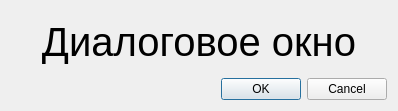
<?xml version="1.0" encoding="UTF-8"?>
<ui version="4.0">
 <class>Dialog</class>
 <widget class="QDialog" name="Dialog">
  <property name="geometry">
   <rect>
    <x>0</x>
    <y>0</y>
    <width>398</width>
    <height>111</height>
   </rect>
  </property>
  <property name="windowTitle">
   <string>Dialog</string>
  </property>
  <layout class="QGridLayout" name="gridLayout">
   <item row="0" column="0">
    <layout class="QVBoxLayout" name="verticalLayout">
     <item>
      <layout class="QHBoxLayout" name="horizontalLayout">
       <item>
        <widget class="QLabel" name="label">
         <property name="font">
          <font>
           <pointsize>30</pointsize>
          </font>
         </property>
         <property name="text">
          <string>Диалоговое окно</string>
         </property>
         <property name="alignment">
          <set>Qt::AlignCenter</set>
         </property>
        </widget>
       </item>
      </layout>
     </item>
     <item>
      <widget class="QDialogButtonBox" name="buttonBox">
       <property name="orientation">
        <enum>Qt::Horizontal</enum>
       </property>
       <property name="standardButtons">
        <set>QDialogButtonBox::Cancel|QDialogButtonBox::Ok</set>
       </property>
      </widget>
     </item>
    </layout>
   </item>
  </layout>
 </widget>
 <resources/>
 <connections>
  <connection>
   <sender>buttonBox</sender>
   <signal>accepted()</signal>
   <receiver>Dialog</receiver>
   <slot>accept()</slot>
   <hints>
    <hint type="sourcelabel">
     <x>248</x>
     <y>254</y>
    </hint>
    <hint type="destinationlabel">
     <x>157</x>
     <y>274</y>
    </hint>
   </hints>
  </connection>
  <connection>
   <sender>buttonBox</sender>
   <signal>rejected()</signal>
   <receiver>Dialog</receiver>
   <slot>reject()</slot>
   <hints>
    <hint type="sourcelabel">
     <x>316</x>
     <y>260</y>
    </hint>
    <hint type="destinationlabel">
     <x>286</x>
     <y>274</y>
    </hint>
   </hints>
  </connection>
 </connections>
</ui>
